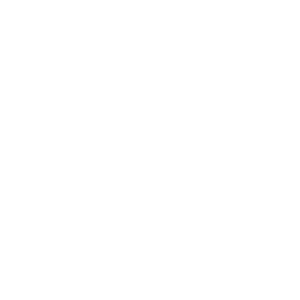
Frame 1 (no input)
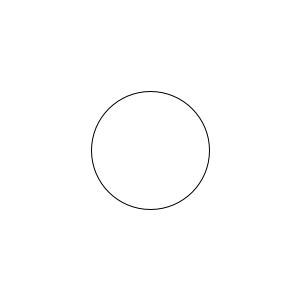
Frame 60 (the mouse pressed at the canvas centre just before this capture)
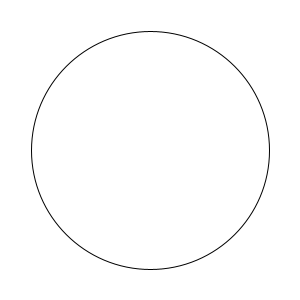
Frame 120 (the mouse held since frame 60 and released just before this capture)

The Processing sketch that drew these frames (run headless with seeded random() and noise(); from frame 60 on, the mouse is pressed at the canvas centre):

// Processing sketch: ball_getting_bigger
// ── ball_getting_bigger.pde
int x;

void setup() {
  size(300, 300);
  x = 0;
}

void draw() {
  background(255);
  ellipse(150, 150, x, x);
  x = x + 2; 
  if(x>400){
    x = 0;}
}
